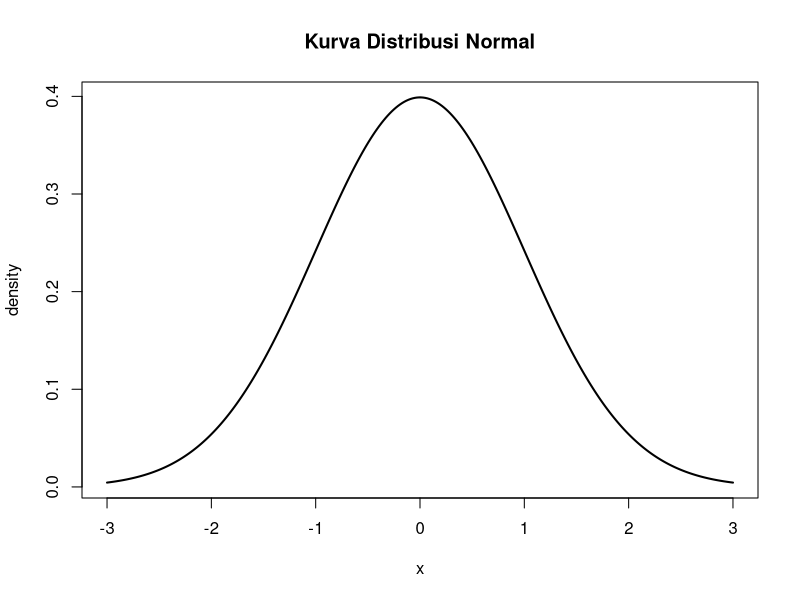
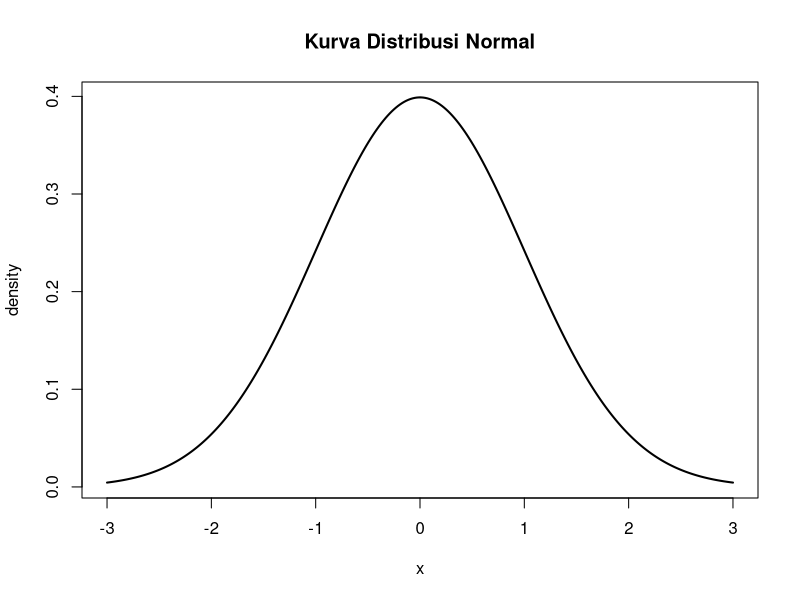

Write the R code that produced these figures, in order.
#1.Membuat Kurva Normal dengan nilai −3 < x < 3, panjang 300, keterangan sumbu (x,y) = (x, density), dan garis sumbu x berwarna merah
# Membuat data x
x <- seq(-3, 3, length = 300)
# Menghitung nilai density normal standar
y <- dnorm(x, mean = 0, sd = 1)
# Membuat plot
plot(x, y,
     type = "l",
     lwd = 2,
     xlab = "x",
     ylab = "density",
     main = "Kurva Distribusi Normal")
# Membuat plot
plot(x, y,
     type = "l",
     lwd = 2,
     xlab = "x",
     ylab = "density",
     main = "Kurva Distribusi Normal")
#2. Membangkitkan Data Distribusi Normal, menyimpan dalam matriks 5 kolom, lalu mengonversi ke data frame bernama data_normal
# Membuat 150 data normal
data <- rnorm(n = 150, mean = 0, sd = 1)
# Mengubah menjadi matriks 5 kolom
matriks_normal <- matrix(data, ncol = 5)
# Melihat matriks
matriks_normal
# Mengubah menjadi data frame
data_normal <- as.data.frame(matriks_normal)
# Menampilkan data frame
data_normal
#3. Menggunakan perintah for untuk menghitung jumlah bilangan genap dari 1 sampai 100
jumlah_genap <- 0
for(i in 1:100){
  if(i %% 2 == 0){
    jumlah_genap <- jumlah_genap + i
  }
}
print(jumlah_genap)
